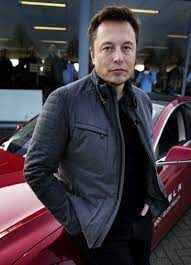
#> input picture fr/data/training data/musk/elon musk.jpg, 191 x 265 px, found by its file name
$ python 'face detection.py'
#> lines starting #> are read from the running program, lines starting #| are printed output that depends on the picture
import cv2

image = cv2.imread(r'C:\Users\RamyaJyosna\Desktop\fr\data\training data\musk\elon musk.jpg')
#> image is the input picture: shape (265, 191, 3); mean B, G, R 65.1, 56.7, 64.5
gray = cv2.cvtColor(image,cv2.COLOR_BGR2GRAY)
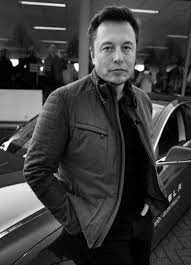
#> gray: shape (265, 191); min 0, max 255, mean 60

haar_cascade = cv2.CascadeClassifier('haar.xml')
face_rects = haar_cascade.detectMultiScale(gray,scaleFactor =1.2,minNeighbors = 2)
#> face_rects = [[89, 26, 57, 57]]

print('no.of faces detected',{len(face_rects)})
#| no.of faces detected {1}
for (x,y,w,h) in face_rects:
    cv2.rectangle(image, (x,y),(x+w,y+h),(255,0,0),thickness = 2)


    cv2.imshow('detected face',image)
    cv2.waitKey(0)
#> this loop made 1 pass
#> pass 1, `cv2.imshow('detected face',image)`:
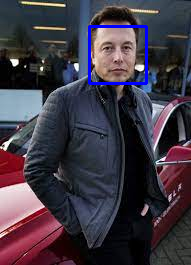
#> window 'detected face': shape (265, 191, 3); mean B, G, R 67.5, 55.7, 63.5

$ run again, with fr/data/training data/musk/elon.jpg copied over fr/data/training data/musk/elon musk.jpg
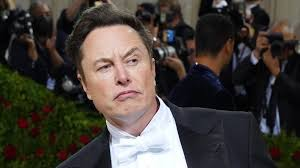
#> input picture fr/data/training data/musk/elon.jpg, 300 x 168 px, found by its file name
#> image is the input picture: shape (168, 300, 3); mean B, G, R 59.1, 64, 70.2
#> `gray = cv2.cvtColor(image,cv2.COLOR_BGR2GRAY)`:
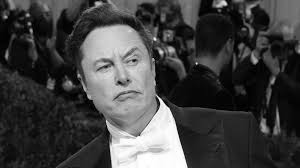
#> gray: shape (168, 300); min 0, max 255, mean 65.3
#> face_rects = [[78, 30, 82, 82]]
#| no.of faces detected {1}
#> the loop `for (x,y,w,h) in face_rects:` made 1 pass
#> pass 1, `cv2.imshow('detected face',image)`:
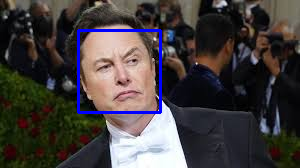
#> window 'detected face': shape (168, 300, 3); mean B, G, R 62.5, 62.4, 68.3

$ run again, with fr/data/training data/musk/musk.jpg copied over fr/data/training data/musk/elon musk.jpg
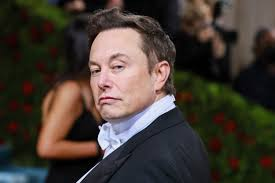
#> input picture fr/data/training data/musk/musk.jpg, 275 x 183 px, found by its file name
#> image is the input picture: shape (183, 275, 3); mean B, G, R 51.4, 58.9, 67.7
#> `gray = cv2.cvtColor(image,cv2.COLOR_BGR2GRAY)`:
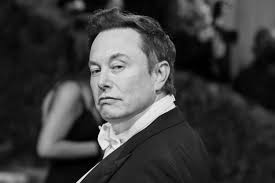
#> gray: shape (183, 275); min 0, max 248, mean 60.7
#> face_rects = [[72, 32, 87, 87]]
#| no.of faces detected {1}
#> the loop `for (x,y,w,h) in face_rects:` made 1 pass
#> pass 1, `cv2.imshow('detected face',image)`:
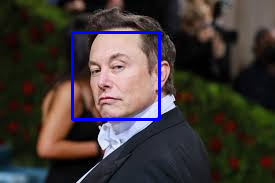
#> window 'detected face': shape (183, 275, 3); mean B, G, R 54.7, 57, 65.3
